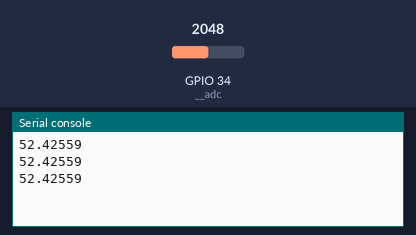
Recording of a program running on a simulated ESP32 board running MicroPython. Parts: the last lines printed to the serial console. Inputs (shaded band) come from the test bench; at power-on: GPIO 34 (__adc) = 2048 (analog values on the 0–4095 scale).

Above: at 1.2 s.
1.3 s: GPIO 34 (__adc) set to 2866
At 2.0 s:
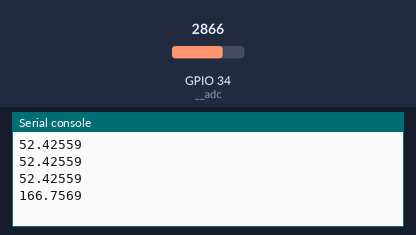
2.8 s: GPIO 34 (__adc) set to 3603
At 3.5 s:
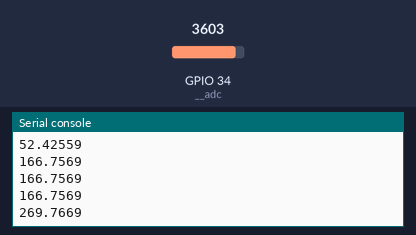
Timing chart, 0 to 5.8 s (numbered marks = the images above; inputs shaded):
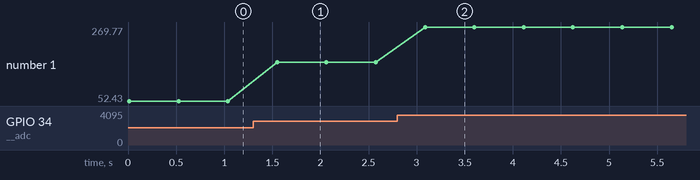

The program:

Batteriprocentm_ler_optimeret.py
```python
from machine import ADC,Pin
from adc_sub import ADC_substitute
from time import sleep
import utime

# CONFIGURATION
pin_adc=34

# OBJECTS
adc=ADC_substitute(pin_adc)

while True:
    Spænding=adc.read_voltage()*2
    batteriprocent=((Spænding-3)/(4.2-3.0))*100
    print(batteriprocent)
    sleep(0.5)
    
```

adc_sub.py
```python
# An ESP32 ADC substituting library usable from 200 mV to 2,4 V
#
# This library mitigates some of the ESP32 ADC problems:
# - noise: by averaging over 256 measurement
# - 100 mV late start, and
# - non linearity: by using own formula
#
# The library uses a fixed attenuation of 11 dB and 12 bits

from machine import ADC, Pin

class ADC_substitute():

    __adc = None

    # ADC value to voltage first degree equation coefficients
    __alpha = 0.000838616
    __beta = 0.097068


    def __init__(self, pin_adc):
        self.__adc = ADC(Pin(pin_adc))
        self.__adc.atten(ADC.ATTN_11DB)
        self.__adc.width(ADC.WIDTH_12BIT)


    def read_adc(self):
        adc_val = 0
        for i in range(256):
            adc_val += self.__adc.read()
        adc_val = adc_val >> 8

        return adc_val


    def read_voltage(self):
        adc_val = self.read_adc()

        return self.__alpha * adc_val + self.__beta
```

Measured:
- after the input at 1.3 s, the serial console: prints a new line after 0.25 s (image 1)
- after the input at 2.8 s, the serial console: prints a new line after 0.29 s (image 2)
- plotted number 1: 52.43 → 166.76 after the input at 1.3 s, 166.76 → 269.77 after the input at 2.8 s
